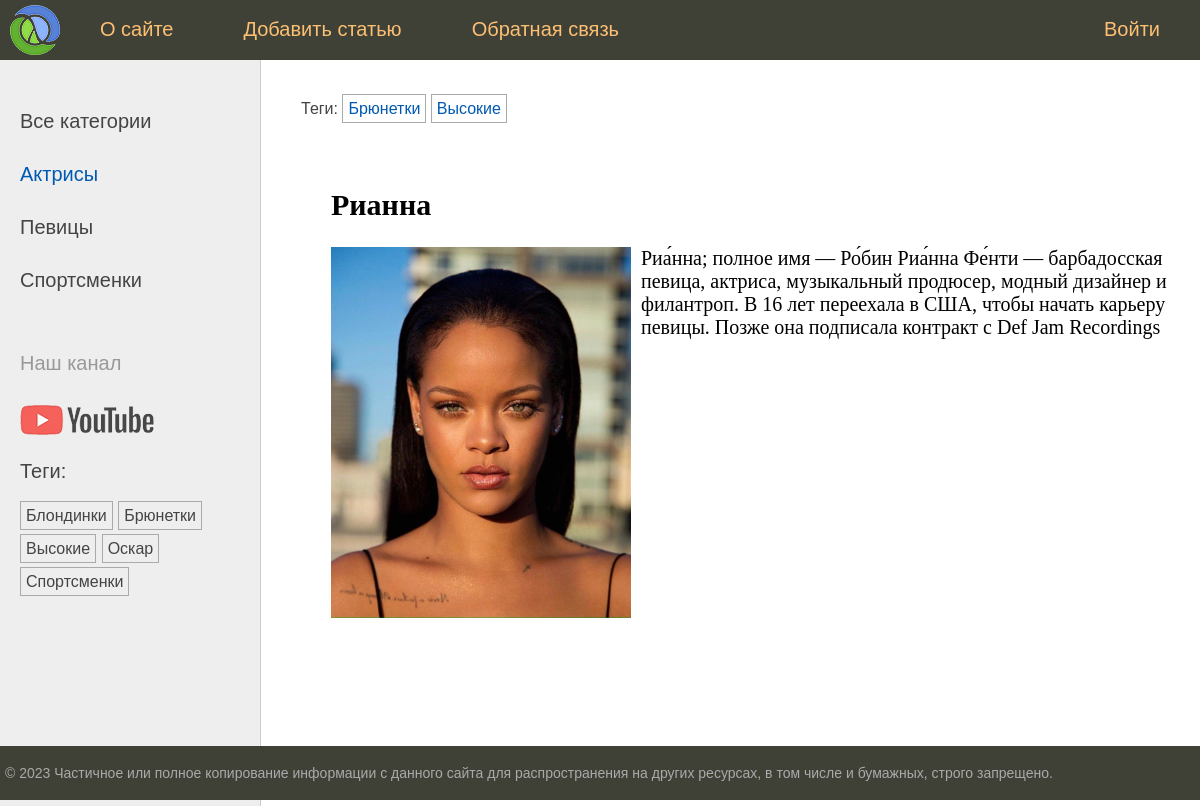
Screenshot of /post/rihanna/ with the database file from the repository.
### women/models.py (models this page shows, shortened)
class Category(models.Model):
    title = models.CharField('Категория', max_length=255, db_index=True)
    slug = models.SlugField('Ссылка', max_length=255, unique=True, db_index=True)
    class Meta:
        verbose_name = 'Категория'
        verbose_name_plural = 'Категории'
        ordering = ('title',)
    def get_absolute_url(self):
        return reverse('category', kwargs={'category_slug': self.slug})

class TagPost(models.Model):
    tag = models.CharField(max_length=100, verbose_name='Тег', db_index=True)
    slug = models.SlugField(max_length=100, unique=True, db_index=True)
    class Meta:
        verbose_name = 'Тег'
        verbose_name_plural = 'Теги'
    def get_absolute_url(self):
        return reverse('tag', kwargs={'tag_slug': self.slug})

class Women(models.Model):
    class Status(models.IntegerChoices):
        PUBLISHED = 1, 'Опубликовано'
        DRAFT = 0, 'Черновик',
    title = models.CharField('Название', max_length=255)
    slug = models.SlugField('Ссылка', max_length=255, unique=True, db_index=True)
    photo = models.ImageField(upload_to='photos/%Y/%m/%d', default=None, null=True, blank=True, verbose_name='Фото')
    description = models.TextField('Описание', blank=True)
    is_published = models.BooleanField('Опубликовано', choices=tuple(map(lambda x: (bool(x[0]), x[1]), Status.choices)),
                                       default=Status.DRAFT)
    category = models.ForeignKey(Category, on_delete=models.PROTECT, verbose_name='Категория', related_name='posts')
    tags = models.ManyToManyField('TagPost', related_name='tags', blank=True, verbose_name='Теги')
    husband = models.OneToOneField('Husband', on_delete=models.SET_NULL, related_name='wuman', blank=True, null=True,
                                   verbose_name='Муж')
    created_at = models.DateTimeField('Дата создания', auto_now_add=True)
    updated_at = models.DateTimeField('Дата обновления', auto_now=True)
    class Meta:
        verbose_name = 'Женщина'
        verbose_name_plural = 'Женщины'
        ordering = ['-created_at']
        indexes = [
            models.Index(fields=['-created_at'])
        ]
    published = PublishedManager()
    objects = models.Manager()

### women/views.py (the view)
# urls.py: path('post/<slug:post_slug>/', show_post, name='post'),
def show_post(request, post_slug):
    post = get_object_or_404(Women, slug=post_slug)
    data = {
        'title': post.title,
        'menu': menu,
        'post': post,
        'category_selected': 1,
    }
    return render(request, 'women/post.html', data)

### women/models.py (called while the page is built)
    def get_queryset(self):
        return super().get_queryset().filter(is_published=Women.Status.PUBLISHED)

### women/templatetags/women_tags.py (called while the page is built)
@register.inclusion_tag('women/list_categories.html')
def show_categories(category_selected=0):
    categories = Category.objects.annotate(total=Count('posts')).filter(total__gt=0)
    return {'categories': categories, 'category_selected': category_selected}

@register.inclusion_tag('women/list_tags.html')
def show_all_tags():
    return {'tags': TagPost.objects.annotate(total=Count('tags')).filter(total__gt=0)}

### women/templates/women/post.html (shortened to what this page needs)
{% extends 'base.html' %}
{% block breadcrumbs %}
    {% with post.tags.all as tags %}
        {% if tags %}
            <ul class="tags-list">
                <li>Теги:</li>
                {% for tag in tags %}
                    <li><a href="{{ tag.get_absolute_url }}">{{ tag.tag }}</a></li>
                {% endfor %}
            </ul>
        {% endif %}
    {% endwith %}
{% endblock %}
{% block content %}
    <h2>{{ post.title }}</h2>
    {% if post.photo %}
        <p><img class="img-article-left" src="{{ post.photo.url }}" alt=""></p>
    {% endif %}
    {{ post.description|linebreaks }}
{% endblock %}

### women/templates/women/list_categories.html
{% for category in categories %}
    {% if category.id == category_selected %}
        <li class="selected">
           {{ category.title }}
        </li>
    {% else %}
        <li>
            <a href="{{ category.get_absolute_url }}">{{ category.title }}</a>
        </li>
    {% endif %}
{% endfor %}

### women/templates/women/list_tags.html
{% if tags %}
    <p>Теги:</p>
    <ul class="tags-list">
        {% for tag in tags %}
            <li>
                <a href="{{ tag.get_absolute_url }}">{{ tag.tag }}</a>
            </li>
        {% endfor %}
    </ul>
{% endif %}

### rows the page displays
Category: title "Актрисы"
Category: title "Певицы"
Category: title "Спортсменки"
TagPost: tag "Блондинки"
TagPost: tag "Брюнетки"
TagPost: tag "Высокие"
TagPost: tag "Оскар"
TagPost: tag "Спортсменки"
Women: title "Рианна", photo (picture), description "Риа́нна; полное имя — Ро́бин Риа́нна Фе́нти — барбадосская певица, актриса, музыкальный продюсер, модный дизайнер и филантроп. В 16 лет переехала в США, чтобы начать карьеру певицы. Позже она подписала контракт с Def Jam Recordings"

### other values shown
{{ m.title }} "О сайте" "Добавить статью" "Обратная связь" "Войти"
